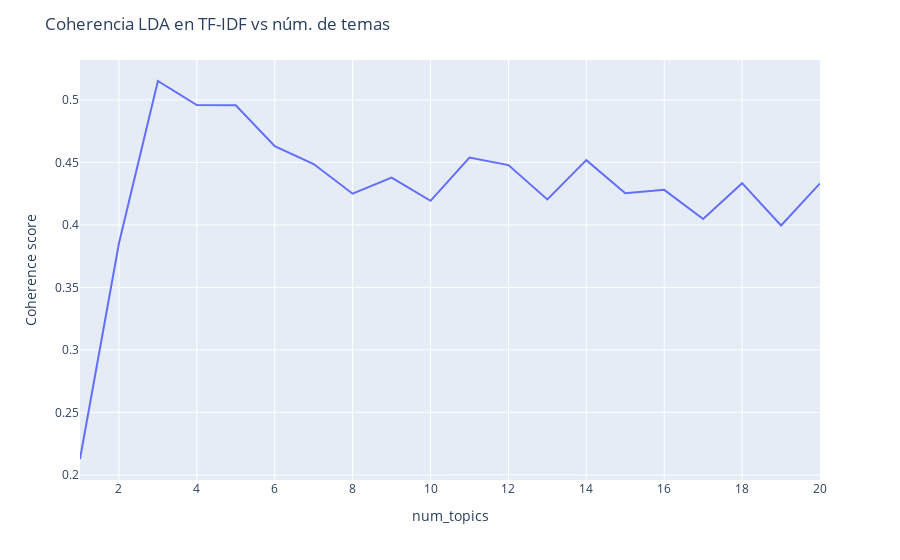

Notebook cell for this chart:
### Markdown cell above
## <FONT SIZE=4 COLOR="blue"> **2. Búsqueda del Mejor Tamaño para LDA** </FONT>

Aquí se inicia un proceso de búsqueda exhaustiva para determinar el número óptimo de temas en el modelo LDA. Se itera a través de diferentes tamaños de modelo LDA y se calcula la coherencia (`CoherenceModel`) para cada tamaño. La coherencia mide la interpretabilidad y consistencia semántica de los temas generados. Se representa gráficamente la relación entre el número de temas y la coherencia, permitiendo identificar el tamaño que maximiza la coherencia del modelo.

### Code cell
sizes_lda = [1,2,3,4,5,6,7,8,9,10,11,12,13,14,15,16,17,18,19,20]
cms =  [CoherenceModel(model= LdaModel(corpus=corpus, num_topics=i, id2word=dictionary, random_state = 0, passes = 10),
                        texts = data['description'].to_list(),
                        corpus = corpus,
                        coherence = 'c_v') for i in range(1, len(sizes_lda)+1)]
coherences_lda = [cm.get_coherence() for cm in cms]
print("-------------------------------------------------------")
r = [f"Coherencia LDA en TF-IDF con {sz} temas: {c}"
        for sz, c in zip(sizes_lda, coherences_lda)]
print(*r, sep="\n")
x = range(1, len(sizes_lda)+1)
fig = px.line(x=x, y=coherences_lda, labels={"x": "num_topics", "y": "Coherence score"})
fig.update_traces(name="coherence_values")
fig.update_layout(legend=dict(x=0.7, y=1))
fig.update_layout(title="Coherencia LDA en TF-IDF vs núm. de temas")
fig.show()

### Figure 1 — Plotly figure (JSON) as saved in the notebook; plotly's stock layout.template omitted (floating-point values rounded to 4 significant figures)
{"data": [{"hovertemplate": "num_topics=%{x}<br>Coherence score=%{y}<extra></extra>", "legendgroup": "", "line": {"color": "#636efa", "dash": "solid"}, "marker": {"symbol": "circle"}, "mode": "lines", "name": "coherence_values", "orientation": "v", "showlegend": false, "type": "scatter", "x": [1, 2, 3, 4, 5, 6, 7, 8, 9, 10, 11, 12, 13, 14, 15, 16, 17, 18, 19, 20], "xaxis": "x", "y": [0.2127, 0.3854, 0.5151, 0.4959, 0.4958, 0.4631, 0.4487, 0.425, 0.4379, 0.4193, 0.454, 0.4478, 0.4204, 0.4518, 0.4253, 0.428, 0.4047, 0.4334, 0.3995, 0.4332], "yaxis": "y"}], "layout": {"legend": {"tracegroupgap": 0, "x": 0.7, "y": 1}, "margin": {"t": 60}, "title": {"text": "Coherencia LDA en TF-IDF vs núm. de temas"}, "xaxis": {"anchor": "y", "domain": [0, 1], "title": {"text": "num_topics"}}, "yaxis": {"anchor": "x", "domain": [0, 1], "title": {"text": "Coherence score"}}}}
